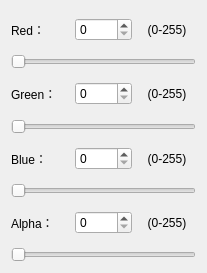
                <widget class="QWidget" name="img_color">
                 <property name="geometry">
                  <rect>
                   <x>0</x>
                   <y>0</y>
                   <width>207</width>
                   <height>273</height>
                  </rect>
                 </property>
                 <attribute name="label">
                  <string>图像色彩</string>
                 </attribute>
                 <layout class="QHBoxLayout" name="horizontalLayout_2">
                  <item>
                   <layout class="QVBoxLayout" name="verticalLayout">
                    <item>
                     <layout class="QVBoxLayout" name="verticalLayout_2">
                      <item>
                       <layout class="QHBoxLayout" name="horizontalLayout_17">
                        <item>
                         <widget class="QLabel" name="label_9">
                          <property name="text">
                           <string>Red：</string>
                          </property>
                          <property name="alignment">
                           <set>Qt::AlignLeading|Qt::AlignLeft|Qt::AlignVCenter</set>
                          </property>
                         </widget>
                        </item>
                        <item>
                         <widget class="QSpinBox" name="red_value">
                          <property name="maximum">
                           <number>255</number>
                          </property>
                         </widget>
                        </item>
                        <item>
                         <widget class="QLabel" name="label_30">
                          <property name="text">
                           <string>(0-255)</string>
                          </property>
                          <property name="alignment">
                           <set>Qt::AlignCenter</set>
                          </property>
                         </widget>
                        </item>
                       </layout>
                      </item>
                      <item>
                       <widget class="QSlider" name="red_slider_value">
                        <property name="maximum">
                         <number>255</number>
                        </property>
                        <property name="orientation">
                         <enum>Qt::Horizontal</enum>
                        </property>
                       </widget>
                      </item>
                     </layout>
                    </item>
                    <item>
                     <layout class="QVBoxLayout" name="verticalLayout_12">
                      <item>
                       <layout class="QHBoxLayout" name="horizontalLayout_18">
                        <item>
                         <widget class="QLabel" name="label_10">
                          <property name="text">
                           <string>Green：</string>
                          </property>
                          <property name="alignment">
                           <set>Qt::AlignLeading|Qt::AlignLeft|Qt::AlignVCenter</set>
                          </property>
                         </widget>
                        </item>
                        <item>
                         <widget class="QSpinBox" name="green_value">
                          <property name="maximum">
                           <number>255</number>
                          </property>
                         </widget>
                        </item>
                        <item>
                         <widget class="QLabel" name="label_31">
                          <property name="text">
                           <string>(0-255)</string>
                          </property>
                          <property name="alignment">
                           <set>Qt::AlignCenter</set>
                          </property>
                         </widget>
                        </item>
                       </layout>
                      </item>
                      <item>
                       <widget class="QSlider" name="green_slider_value">
                        <property name="maximum">
                         <number>255</number>
                        </property>
                        <property name="orientation">
                         <enum>Qt::Horizontal</enum>
                        </property>
                       </widget>
                      </item>
                     </layout>
                    </item>
                    <item>
                     <layout class="QVBoxLayout" name="verticalLayout_13">
                      <item>
                       <layout class="QHBoxLayout" name="horizontalLayout_19">
                        <item>
                         <widget class="QLabel" name="label_11">
                          <property name="text">
                           <string>Blue：</string>
                          </property>
                          <property name="alignment">
                           <set>Qt::AlignLeading|Qt::AlignLeft|Qt::AlignVCenter</set>
                          </property>
                         </widget>
                        </item>
                        <item>
                         <widget class="QSpinBox" name="blue_value">
                          <property name="maximum">
                           <number>255</number>
                          </property>
                         </widget>
                        </item>
                        <item>
                         <widget class="QLabel" name="label_32">
                          <property name="text">
                           <string>(0-255)</string>
                          </property>
                          <property name="alignment">
                           <set>Qt::AlignCenter</set>
                          </property>
                         </widget>
                        </item>
                       </layout>
                      </item>
                      <item>
                       <widget class="QSlider" name="blue_slider_value">
                        <property name="maximum">
                         <number>255</number>
                        </property>
                        <property name="orientation">
                         <enum>Qt::Horizontal</enum>
                        </property>
                       </widget>
                      </item>
                     </layout>
                    </item>
                    <item>
                     <layout class="QVBoxLayout" name="verticalLayout_14">
                      <item>
                       <layout class="QHBoxLayout" name="horizontalLayout_20">
                        <item>
                         <widget class="QLabel" name="label_12">
                          <property name="text">
                           <string>Alpha：</string>
                          </property>
                          <property name="alignment">
                           <set>Qt::AlignLeading|Qt::AlignLeft|Qt::AlignVCenter</set>
                          </property>
                         </widget>
                        </item>
                        <item>
                         <widget class="QSpinBox" name="alpha_value">
                          <property name="maximum">
                           <number>255</number>
                          </property>
                         </widget>
                        </item>
                        <item>
                         <widget class="QLabel" name="label_33">
                          <property name="text">
                           <string>(0-255)</string>
                          </property>
                          <property name="alignment">
                           <set>Qt::AlignCenter</set>
                          </property>
                         </widget>
                        </item>
                       </layout>
                      </item>
                      <item>
                       <widget class="QSlider" name="alpha_slider_value">
                        <property name="maximum">
                         <number>255</number>
                        </property>
                        <property name="orientation">
                         <enum>Qt::Horizontal</enum>
                        </property>
                       </widget>
                      </item>
                     </layout>
                    </item>
                   </layout>
                  </item>
                 </layout>
                </widget>
